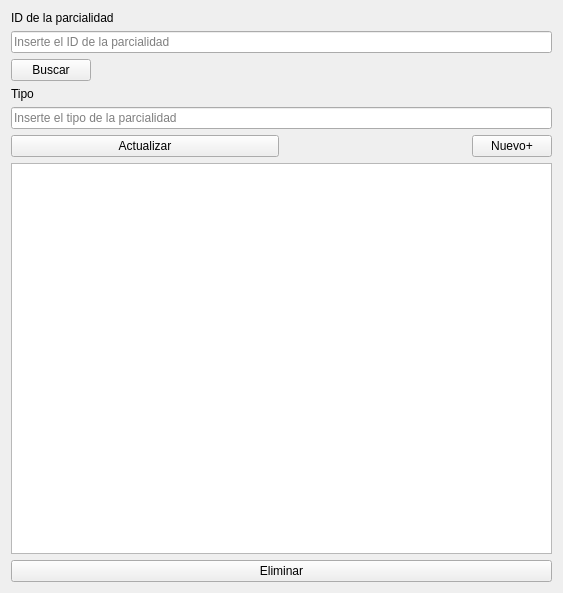
<?xml version="1.0" encoding="UTF-8"?>
<ui version="4.0">
 <class>VentanaParcialidades</class>
 <widget class="QWidget" name="VentanaParcialidades">
  <property name="geometry">
   <rect>
    <x>0</x>
    <y>0</y>
    <width>563</width>
    <height>593</height>
   </rect>
  </property>
  <property name="maximumSize">
   <size>
    <width>563</width>
    <height>16777215</height>
   </size>
  </property>
  <property name="windowTitle">
   <string>Parcialidades</string>
  </property>
  <layout class="QGridLayout" name="gridLayout">
   <item row="3" column="0" colspan="2">
    <widget class="QLabel" name="label_2">
     <property name="text">
      <string>Tipo</string>
     </property>
    </widget>
   </item>
   <item row="6" column="0">
    <widget class="QPushButton" name="pparcialidadesActualizar">
     <property name="text">
      <string>Actualizar</string>
     </property>
    </widget>
   </item>
   <item row="4" column="0" colspan="2">
    <widget class="QLineEdit" name="lineTipoParcialidades">
     <property name="placeholderText">
      <string>Inserte el tipo de la parcialidad</string>
     </property>
    </widget>
   </item>
   <item row="7" column="0" colspan="2">
    <widget class="QTableView" name="vistaParcialidades"/>
   </item>
   <item row="6" column="1" alignment="Qt::AlignmentFlag::AlignRight">
    <widget class="QPushButton" name="pparcialidadesNuevo">
     <property name="text">
      <string>Nuevo+</string>
     </property>
    </widget>
   </item>
   <item row="0" column="0" colspan="2">
    <widget class="QLabel" name="label">
     <property name="text">
      <string>ID de la parcialidad</string>
     </property>
    </widget>
   </item>
   <item row="1" column="0" colspan="2">
    <widget class="QLineEdit" name="lineIDParcialidades">
     <property name="placeholderText">
      <string>Inserte el ID de la parcialidad</string>
     </property>
    </widget>
   </item>
   <item row="2" column="0" alignment="Qt::AlignmentFlag::AlignLeft">
    <widget class="QPushButton" name="pparcialidadesBuscar">
     <property name="text">
      <string>Buscar</string>
     </property>
    </widget>
   </item>
   <item row="8" column="0" colspan="2">
    <widget class="QPushButton" name="pparcialidadesEliminar">
     <property name="text">
      <string>Eliminar</string>
     </property>
    </widget>
   </item>
  </layout>
 </widget>
 <resources/>
 <connections/>
</ui>
